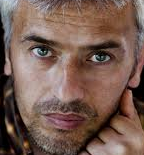
#> input picture male_face.png, 144 x 155 px, found by its file name
$ python 'Edge detection.py'
#> lines starting #> are read from the running program, lines starting #| are printed output that depends on the picture
import cv2

image = cv2.imread('test files\\male_face.png',1)
#> image is the input picture: shape (155, 144, 3); mean B, G, R 82.5, 93, 119.4

canny = cv2.Canny(image , 100 , 120)
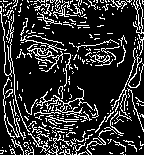
#> canny: shape (155, 144); 18.8% white in thin lines or dots

cv2.imshow('image' , image)
cv2.imshow('image1' , canny)

cv2.waitKey()

cv2.destroyAllWindows()

$ run again, with 0.jpg saved as male_face.png
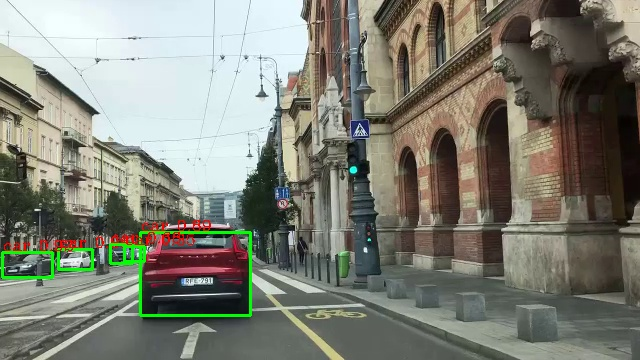
#> input picture 0.jpg, 640 x 360 px, found by its file name
#> image is the input picture: shape (360, 640, 3); mean B, G, R 116.7, 127.7, 126.5
#> `canny = cv2.Canny(image , 100 , 120)`:
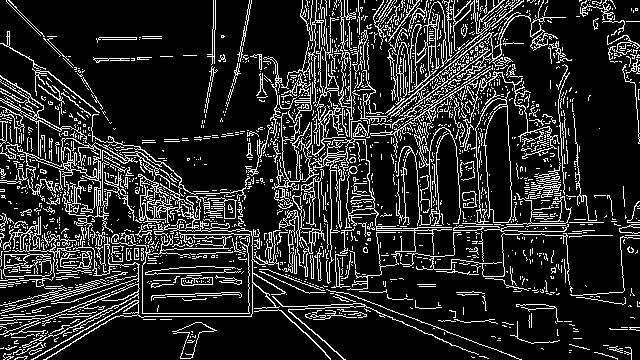
#> canny: shape (360, 640); 16% white in thin lines or dots
